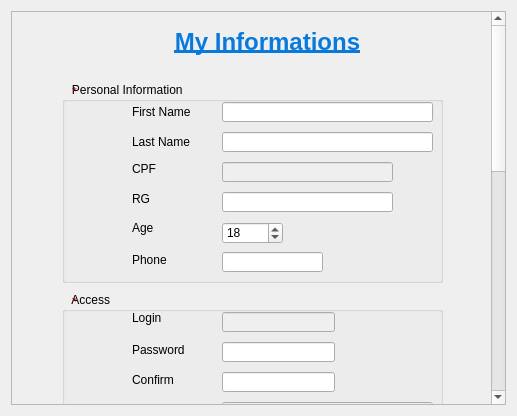
<?xml version="1.0" encoding="UTF-8"?>
<ui version="4.0">
 <class>EditProfile</class>
 <widget class="QWidget" name="EditProfile">
  <property name="geometry">
   <rect>
    <x>0</x>
    <y>0</y>
    <width>517</width>
    <height>416</height>
   </rect>
  </property>
  <property name="windowTitle">
   <string>Form</string>
  </property>
  <layout class="QHBoxLayout" name="horizontalLayout_2">
   <item>
    <widget class="QScrollArea" name="scrollArea">
     <property name="locale">
      <locale language="English" country="UnitedStates"/>
     </property>
     <property name="widgetResizable">
      <bool>true</bool>
     </property>
     <widget class="QWidget" name="scrollAreaWidget">
      <property name="geometry">
       <rect>
        <x>0</x>
        <y>-15</y>
        <width>484</width>
        <height>980</height>
       </rect>
      </property>
      <layout class="QHBoxLayout" name="horizontalLayout">
       <property name="spacing">
        <number>0</number>
       </property>
       <property name="leftMargin">
        <number>0</number>
       </property>
       <property name="topMargin">
        <number>0</number>
       </property>
       <property name="rightMargin">
        <number>0</number>
       </property>
       <property name="bottomMargin">
        <number>0</number>
       </property>
       <item>
        <widget class="QFrame" name="left">
         <property name="minimumSize">
          <size>
           <width>0</width>
           <height>0</height>
          </size>
         </property>
         <property name="locale">
          <locale language="English" country="UnitedStates"/>
         </property>
        </widget>
       </item>
       <item>
        <widget class="QFrame" name="form">
         <property name="enabled">
          <bool>true</bool>
         </property>
         <property name="minimumSize">
          <size>
           <width>400</width>
           <height>980</height>
          </size>
         </property>
         <property name="locale">
          <locale language="English" country="UnitedStates"/>
         </property>
         <widget class="QLabel" name="TitleRegister">
          <property name="geometry">
           <rect>
            <x>120</x>
            <y>10</y>
            <width>191</width>
            <height>41</height>
           </rect>
          </property>
          <property name="locale">
           <locale language="English" country="UnitedStates"/>
          </property>
          <property name="text">
           <string>&lt;html&gt;&lt;head/&gt;&lt;body&gt;&lt;p align=&quot;center&quot;&gt;&lt;span style=&quot; font-size:18pt; font-weight:600; text-decoration: underline; color:#087add;&quot;&gt;My Informations&lt;/span&gt;&lt;/p&gt;&lt;/body&gt;&lt;/html&gt;</string>
          </property>
         </widget>
         <widget class="QGroupBox" name="Personal">
          <property name="enabled">
           <bool>true</bool>
          </property>
          <property name="geometry">
           <rect>
            <x>10</x>
            <y>70</y>
            <width>381</width>
            <height>201</height>
           </rect>
          </property>
          <property name="locale">
           <locale language="English" country="UnitedStates"/>
          </property>
          <property name="title">
           <string>   Personal Information </string>
          </property>
          <widget class="QLabel" name="labelFirstName">
           <property name="geometry">
            <rect>
             <x>70</x>
             <y>20</y>
             <width>71</width>
             <height>20</height>
            </rect>
           </property>
           <property name="locale">
            <locale language="English" country="UnitedStates"/>
           </property>
           <property name="text">
            <string>First Name</string>
           </property>
          </widget>
          <widget class="QLabel" name="labelLastName">
           <property name="geometry">
            <rect>
             <x>70</x>
             <y>50</y>
             <width>71</width>
             <height>20</height>
            </rect>
           </property>
           <property name="locale">
            <locale language="English" country="UnitedStates"/>
           </property>
           <property name="text">
            <string>Last Name</string>
           </property>
          </widget>
          <widget class="QLabel" name="labelCPF">
           <property name="geometry">
            <rect>
             <x>70</x>
             <y>80</y>
             <width>47</width>
             <height>13</height>
            </rect>
           </property>
           <property name="locale">
            <locale language="English" country="UnitedStates"/>
           </property>
           <property name="text">
            <string>CPF</string>
           </property>
          </widget>
          <widget class="QLabel" name="labelRG">
           <property name="geometry">
            <rect>
             <x>70</x>
             <y>110</y>
             <width>47</width>
             <height>13</height>
            </rect>
           </property>
           <property name="locale">
            <locale language="English" country="UnitedStates"/>
           </property>
           <property name="text">
            <string>RG</string>
           </property>
          </widget>
          <widget class="QLabel" name="labelAge">
           <property name="geometry">
            <rect>
             <x>70</x>
             <y>135</y>
             <width>61</width>
             <height>21</height>
            </rect>
           </property>
           <property name="locale">
            <locale language="English" country="UnitedStates"/>
           </property>
           <property name="text">
            <string>Age</string>
           </property>
          </widget>
          <widget class="QLabel" name="labelPhone">
           <property name="geometry">
            <rect>
             <x>70</x>
             <y>170</y>
             <width>61</width>
             <height>16</height>
            </rect>
           </property>
           <property name="locale">
            <locale language="English" country="UnitedStates"/>
           </property>
           <property name="text">
            <string>Phone</string>
           </property>
          </widget>
          <widget class="QLineEdit" name="lineFirstName">
           <property name="geometry">
            <rect>
             <x>160</x>
             <y>20</y>
             <width>211</width>
             <height>20</height>
            </rect>
           </property>
           <property name="focusPolicy">
            <enum>Qt::StrongFocus</enum>
           </property>
           <property name="locale">
            <locale language="English" country="UnitedStates"/>
           </property>
           <property name="text">
            <string/>
           </property>
           <property name="maxLength">
            <number>20</number>
           </property>
          </widget>
          <widget class="QLineEdit" name="lineLastName">
           <property name="geometry">
            <rect>
             <x>160</x>
             <y>50</y>
             <width>211</width>
             <height>20</height>
            </rect>
           </property>
           <property name="focusPolicy">
            <enum>Qt::StrongFocus</enum>
           </property>
           <property name="locale">
            <locale language="English" country="UnitedStates"/>
           </property>
           <property name="text">
            <string/>
           </property>
           <property name="maxLength">
            <number>20</number>
           </property>
          </widget>
          <widget class="QLineEdit" name="lineCPF">
           <property name="enabled">
            <bool>false</bool>
           </property>
           <property name="geometry">
            <rect>
             <x>160</x>
             <y>80</y>
             <width>171</width>
             <height>20</height>
            </rect>
           </property>
           <property name="locale">
            <locale language="English" country="UnitedStates"/>
           </property>
           <property name="inputMethodHints">
            <set>Qt::ImhFormattedNumbersOnly</set>
           </property>
           <property name="text">
            <string/>
           </property>
           <property name="maxLength">
            <number>11</number>
           </property>
          </widget>
          <widget class="QLineEdit" name="lineRG">
           <property name="geometry">
            <rect>
             <x>160</x>
             <y>110</y>
             <width>171</width>
             <height>20</height>
            </rect>
           </property>
           <property name="locale">
            <locale language="English" country="UnitedStates"/>
           </property>
           <property name="text">
            <string/>
           </property>
           <property name="maxLength">
            <number>11</number>
           </property>
          </widget>
          <widget class="QSpinBox" name="spinAge">
           <property name="geometry">
            <rect>
             <x>160</x>
             <y>140</y>
             <width>61</width>
             <height>22</height>
            </rect>
           </property>
           <property name="locale">
            <locale language="English" country="UnitedStates"/>
           </property>
           <property name="minimum">
            <number>1</number>
           </property>
           <property name="value">
            <number>18</number>
           </property>
          </widget>
          <widget class="QLineEdit" name="linePhone">
           <property name="geometry">
            <rect>
             <x>160</x>
             <y>170</y>
             <width>101</width>
             <height>20</height>
            </rect>
           </property>
           <property name="locale">
            <locale language="English" country="UnitedStates"/>
           </property>
           <property name="text">
            <string/>
           </property>
           <property name="maxLength">
            <number>15</number>
           </property>
          </widget>
          <widget class="QLabel" name="Private_1">
           <property name="geometry">
            <rect>
             <x>10</x>
             <y>-10</y>
             <width>21</width>
             <height>41</height>
            </rect>
           </property>
           <property name="text">
            <string>&lt;html&gt;&lt;head/&gt;&lt;body&gt;&lt;p&gt;&lt;span style=&quot; color:#a40000;&quot;&gt;*&lt;/span&gt;&lt;/p&gt;&lt;/body&gt;&lt;/html&gt;</string>
           </property>
          </widget>
         </widget>
         <widget class="QGroupBox" name="Adress">
          <property name="enabled">
           <bool>true</bool>
          </property>
          <property name="geometry">
           <rect>
            <x>10</x>
            <y>430</y>
            <width>381</width>
            <height>141</height>
           </rect>
          </property>
          <property name="locale">
           <locale language="English" country="UnitedStates"/>
          </property>
          <property name="title">
           <string>   Address</string>
          </property>
          <widget class="QLabel" name="labelAdress">
           <property name="geometry">
            <rect>
             <x>70</x>
             <y>20</y>
             <width>91</width>
             <height>16</height>
            </rect>
           </property>
           <property name="locale">
            <locale language="English" country="UnitedStates"/>
           </property>
           <property name="text">
            <string>Address</string>
           </property>
          </widget>
          <widget class="QLabel" name="labelZIP">
           <property name="geometry">
            <rect>
             <x>70</x>
             <y>50</y>
             <width>81</width>
             <height>16</height>
            </rect>
           </property>
           <property name="locale">
            <locale language="English" country="UnitedStates"/>
           </property>
           <property name="text">
            <string>Zip Code</string>
           </property>
          </widget>
          <widget class="QLabel" name="labelState">
           <property name="geometry">
            <rect>
             <x>70</x>
             <y>80</y>
             <width>47</width>
             <height>13</height>
            </rect>
           </property>
           <property name="locale">
            <locale language="English" country="UnitedStates"/>
           </property>
           <property name="text">
            <string>State</string>
           </property>
          </widget>
          <widget class="QLabel" name="labelCity">
           <property name="geometry">
            <rect>
             <x>70</x>
             <y>110</y>
             <width>71</width>
             <height>16</height>
            </rect>
           </property>
           <property name="locale">
            <locale language="English" country="UnitedStates"/>
           </property>
           <property name="text">
            <string>City</string>
           </property>
          </widget>
          <widget class="QLineEdit" name="lineAdress">
           <property name="geometry">
            <rect>
             <x>160</x>
             <y>20</y>
             <width>211</width>
             <height>20</height>
            </rect>
           </property>
           <property name="locale">
            <locale language="English" country="UnitedStates"/>
           </property>
           <property name="text">
            <string/>
           </property>
           <property name="maxLength">
            <number>100</number>
           </property>
          </widget>
          <widget class="QLineEdit" name="lineZIP">
           <property name="geometry">
            <rect>
             <x>160</x>
             <y>50</y>
             <width>113</width>
             <height>20</height>
            </rect>
           </property>
           <property name="locale">
            <locale language="English" country="UnitedStates"/>
           </property>
           <property name="text">
            <string/>
           </property>
           <property name="maxLength">
            <number>10</number>
           </property>
          </widget>
          <widget class="QLineEdit" name="lineState">
           <property name="geometry">
            <rect>
             <x>160</x>
             <y>80</y>
             <width>31</width>
             <height>20</height>
            </rect>
           </property>
           <property name="locale">
            <locale language="English" country="UnitedStates"/>
           </property>
           <property name="text">
            <string/>
           </property>
           <property name="maxLength">
            <number>2</number>
           </property>
          </widget>
          <widget class="QLineEdit" name="lineCity">
           <property name="geometry">
            <rect>
             <x>160</x>
             <y>110</y>
             <width>113</width>
             <height>20</height>
            </rect>
           </property>
           <property name="locale">
            <locale language="English" country="UnitedStates"/>
           </property>
           <property name="text">
            <string/>
           </property>
           <property name="maxLength">
            <number>20</number>
           </property>
          </widget>
          <widget class="QLabel" name="Private_3">
           <property name="geometry">
            <rect>
             <x>10</x>
             <y>-10</y>
             <width>21</width>
             <height>41</height>
            </rect>
           </property>
           <property name="text">
            <string>&lt;html&gt;&lt;head/&gt;&lt;body&gt;&lt;p&gt;&lt;span style=&quot; color:#a40000;&quot;&gt;*&lt;/span&gt;&lt;/p&gt;&lt;/body&gt;&lt;/html&gt;</string>
           </property>
          </widget>
         </widget>
         <widget class="QGroupBox" name="Payment">
          <property name="enabled">
           <bool>true</bool>
          </property>
          <property name="geometry">
           <rect>
            <x>10</x>
            <y>580</y>
            <width>381</width>
            <height>171</height>
           </rect>
          </property>
          <property name="locale">
           <locale language="English" country="UnitedStates"/>
          </property>
          <property name="title">
           <string>Payment</string>
          </property>
          <widget class="QLabel" name="labelExpiration">
           <property name="geometry">
            <rect>
             <x>70</x>
             <y>140</y>
             <width>91</width>
             <height>16</height>
            </rect>
           </property>
           <property name="locale">
            <locale language="English" country="UnitedStates"/>
           </property>
           <property name="text">
            <string>Expiration</string>
           </property>
          </widget>
          <widget class="QLabel" name="labelNumber">
           <property name="geometry">
            <rect>
             <x>70</x>
             <y>80</y>
             <width>61</width>
             <height>16</height>
            </rect>
           </property>
           <property name="locale">
            <locale language="English" country="UnitedStates"/>
           </property>
           <property name="text">
            <string>Number</string>
           </property>
          </widget>
          <widget class="QLabel" name="labelName">
           <property name="geometry">
            <rect>
             <x>70</x>
             <y>50</y>
             <width>47</width>
             <height>13</height>
            </rect>
           </property>
           <property name="locale">
            <locale language="English" country="UnitedStates"/>
           </property>
           <property name="text">
            <string>Name</string>
           </property>
          </widget>
          <widget class="QLabel" name="labelSecurity">
           <property name="geometry">
            <rect>
             <x>70</x>
             <y>110</y>
             <width>91</width>
             <height>16</height>
            </rect>
           </property>
           <property name="locale">
            <locale language="English" country="UnitedStates"/>
           </property>
           <property name="text">
            <string>Nº Security</string>
           </property>
          </widget>
          <widget class="QLineEdit" name="lineNamePayment">
           <property name="geometry">
            <rect>
             <x>160</x>
             <y>50</y>
             <width>211</width>
             <height>20</height>
            </rect>
           </property>
           <property name="locale">
            <locale language="English" country="UnitedStates"/>
           </property>
           <property name="text">
            <string/>
           </property>
           <property name="maxLength">
            <number>30</number>
           </property>
          </widget>
          <widget class="QLineEdit" name="lineNumber">
           <property name="geometry">
            <rect>
             <x>160</x>
             <y>80</y>
             <width>211</width>
             <height>20</height>
            </rect>
           </property>
           <property name="locale">
            <locale language="English" country="UnitedStates"/>
           </property>
           <property name="text">
            <string/>
           </property>
           <property name="maxLength">
            <number>20</number>
           </property>
          </widget>
          <widget class="QLineEdit" name="lineSecurity">
           <property name="geometry">
            <rect>
             <x>160</x>
             <y>110</y>
             <width>51</width>
             <height>20</height>
            </rect>
           </property>
           <property name="locale">
            <locale language="English" country="UnitedStates"/>
           </property>
           <property name="text">
            <string/>
           </property>
           <property name="maxLength">
            <number>4</number>
           </property>
          </widget>
          <widget class="QDateEdit" name="dateExpiration">
           <property name="geometry">
            <rect>
             <x>160</x>
             <y>140</y>
             <width>171</width>
             <height>22</height>
            </rect>
           </property>
           <property name="locale">
            <locale language="English" country="UnitedStates"/>
           </property>
           <property name="alignment">
            <set>Qt::AlignCenter</set>
           </property>
           <property name="minimumDateTime">
            <datetime>
             <hour>0</hour>
             <minute>0</minute>
             <second>0</second>
             <year>2017</year>
             <month>1</month>
             <day>14</day>
            </datetime>
           </property>
           <property name="displayFormat">
            <string>yyyy/MMM</string>
           </property>
          </widget>
          <widget class="QRadioButton" name="radioButton_Credit">
           <property name="geometry">
            <rect>
             <x>160</x>
             <y>20</y>
             <width>82</width>
             <height>17</height>
            </rect>
           </property>
           <property name="locale">
            <locale language="English" country="UnitedStates"/>
           </property>
           <property name="text">
            <string>Credit</string>
           </property>
          </widget>
          <widget class="QRadioButton" name="radioButton_Debit">
           <property name="geometry">
            <rect>
             <x>230</x>
             <y>20</y>
             <width>82</width>
             <height>17</height>
            </rect>
           </property>
           <property name="locale">
            <locale language="English" country="UnitedStates"/>
           </property>
           <property name="text">
            <string>Debit</string>
           </property>
          </widget>
         </widget>
         <widget class="QGroupBox" name="Acess">
          <property name="geometry">
           <rect>
            <x>10</x>
            <y>280</y>
            <width>381</width>
            <height>141</height>
           </rect>
          </property>
          <property name="locale">
           <locale language="English" country="UnitedStates"/>
          </property>
          <property name="title">
           <string>   Access</string>
          </property>
          <widget class="QLabel" name="labelLogin">
           <property name="geometry">
            <rect>
             <x>70</x>
             <y>16</y>
             <width>47</width>
             <height>20</height>
            </rect>
           </property>
           <property name="locale">
            <locale language="English" country="UnitedStates"/>
           </property>
           <property name="text">
            <string>Login</string>
           </property>
          </widget>
          <widget class="QLabel" name="labelPass">
           <property name="geometry">
            <rect>
             <x>70</x>
             <y>50</y>
             <width>91</width>
             <height>16</height>
            </rect>
           </property>
           <property name="locale">
            <locale language="English" country="UnitedStates"/>
           </property>
           <property name="text">
            <string>Password</string>
           </property>
          </widget>
          <widget class="QLabel" name="labelEmail">
           <property name="geometry">
            <rect>
             <x>70</x>
             <y>110</y>
             <width>47</width>
             <height>13</height>
            </rect>
           </property>
           <property name="locale">
            <locale language="English" country="UnitedStates"/>
           </property>
           <property name="text">
            <string>E-mail</string>
           </property>
          </widget>
          <widget class="QLineEdit" name="lineLogin">
           <property name="enabled">
            <bool>false</bool>
           </property>
           <property name="geometry">
            <rect>
             <x>160</x>
             <y>20</y>
             <width>113</width>
             <height>20</height>
            </rect>
           </property>
           <property name="locale">
            <locale language="English" country="UnitedStates"/>
           </property>
           <property name="text">
            <string/>
           </property>
           <property name="maxLength">
            <number>20</number>
           </property>
          </widget>
          <widget class="QLineEdit" name="linePass">
           <property name="geometry">
            <rect>
             <x>160</x>
             <y>50</y>
             <width>113</width>
             <height>20</height>
            </rect>
           </property>
           <property name="locale">
            <locale language="English" country="UnitedStates"/>
           </property>
           <property name="text">
            <string/>
           </property>
           <property name="maxLength">
            <number>30</number>
           </property>
           <property name="echoMode">
            <enum>QLineEdit::Password</enum>
           </property>
          </widget>
          <widget class="QLabel" name="labelConfirm">
           <property name="geometry">
            <rect>
             <x>70</x>
             <y>80</y>
             <width>81</width>
             <height>16</height>
            </rect>
           </property>
           <property name="locale">
            <locale language="English" country="UnitedStates"/>
           </property>
           <property name="text">
            <string>Confirm</string>
           </property>
          </widget>
          <widget class="QLineEdit" name="lineConfirm">
           <property name="geometry">
            <rect>
             <x>160</x>
             <y>80</y>
             <width>113</width>
             <height>20</height>
            </rect>
           </property>
           <property name="locale">
            <locale language="English" country="UnitedStates"/>
           </property>
           <property name="text">
            <string/>
           </property>
           <property name="maxLength">
            <number>30</number>
           </property>
           <property name="echoMode">
            <enum>QLineEdit::Password</enum>
           </property>
          </widget>
          <widget class="QLineEdit" name="lineEmail">
           <property name="geometry">
            <rect>
             <x>160</x>
             <y>110</y>
             <width>211</width>
             <height>20</height>
            </rect>
           </property>
           <property name="locale">
            <locale language="English" country="UnitedStates"/>
           </property>
           <property name="text">
            <string/>
           </property>
           <property name="maxLength">
            <number>45</number>
           </property>
          </widget>
          <widget class="QLabel" name="Private_2">
           <property name="geometry">
            <rect>
             <x>10</x>
             <y>-10</y>
             <width>21</width>
             <height>41</height>
            </rect>
           </property>
           <property name="text">
            <string>&lt;html&gt;&lt;head/&gt;&lt;body&gt;&lt;p&gt;&lt;span style=&quot; color:#a40000;&quot;&gt;*&lt;/span&gt;&lt;/p&gt;&lt;/body&gt;&lt;/html&gt;</string>
           </property>
          </widget>
         </widget>
         <widget class="QPushButton" name="pushButton_Undo">
          <property name="geometry">
           <rect>
            <x>60</x>
            <y>940</y>
            <width>101</width>
            <height>31</height>
           </rect>
          </property>
          <property name="locale">
           <locale language="English" country="UnitedStates"/>
          </property>
          <property name="text">
           <string>Undo</string>
          </property>
         </widget>
         <widget class="QPushButton" name="pushButton_Save">
          <property name="geometry">
           <rect>
            <x>240</x>
            <y>940</y>
            <width>101</width>
            <height>31</height>
           </rect>
          </property>
          <property name="locale">
           <locale language="English" country="UnitedStates"/>
          </property>
          <property name="text">
           <string>Save</string>
          </property>
         </widget>
         <widget class="QGroupBox" name="BankAccount">
          <property name="geometry">
           <rect>
            <x>10</x>
            <y>760</y>
            <width>381</width>
            <height>151</height>
           </rect>
          </property>
          <property name="locale">
           <locale language="English" country="UnitedStates"/>
          </property>
          <property name="title">
           <string>Bank Account</string>
          </property>
          <widget class="QLabel" name="labelName_2">
           <property name="geometry">
            <rect>
             <x>80</x>
             <y>30</y>
             <width>47</width>
             <height>13</height>
            </rect>
           </property>
           <property name="locale">
            <locale language="English" country="UnitedStates"/>
           </property>
           <property name="text">
            <string>Name</string>
           </property>
          </widget>
          <widget class="QLabel" name="labelBank">
           <property name="geometry">
            <rect>
             <x>80</x>
             <y>60</y>
             <width>47</width>
             <height>13</height>
            </rect>
           </property>
           <property name="locale">
            <locale language="English" country="UnitedStates"/>
           </property>
           <property name="text">
            <string>Bank</string>
           </property>
          </widget>
          <widget class="QLabel" name="labelAgency">
           <property name="geometry">
            <rect>
             <x>80</x>
             <y>90</y>
             <width>51</width>
             <height>21</height>
            </rect>
           </property>
           <property name="locale">
            <locale language="English" country="UnitedStates"/>
           </property>
           <property name="text">
            <string>Agency</string>
           </property>
          </widget>
          <widget class="QLabel" name="labelAccount">
           <property name="geometry">
            <rect>
             <x>80</x>
             <y>120</y>
             <width>61</width>
             <height>21</height>
            </rect>
           </property>
           <property name="locale">
            <locale language="English" country="UnitedStates"/>
           </property>
           <property name="text">
            <string>Account</string>
           </property>
          </widget>
          <widget class="QLineEdit" name="lineNameBank">
           <property name="geometry">
            <rect>
             <x>160</x>
             <y>30</y>
             <width>211</width>
             <height>20</height>
            </rect>
           </property>
           <property name="locale">
            <locale language="English" country="UnitedStates"/>
           </property>
           <property name="text">
            <string/>
           </property>
           <property name="maxLength">
            <number>30</number>
           </property>
          </widget>
          <widget class="QLineEdit" name="lineAgency">
           <property name="geometry">
            <rect>
             <x>160</x>
             <y>90</y>
             <width>113</width>
             <height>20</height>
            </rect>
           </property>
           <property name="locale">
            <locale language="English" country="UnitedStates"/>
           </property>
           <property name="text">
            <string/>
           </property>
           <property name="maxLength">
            <number>10</number>
           </property>
          </widget>
          <widget class="QLineEdit" name="lineAccount">
           <property name="geometry">
            <rect>
             <x>160</x>
             <y>120</y>
             <width>113</width>
             <height>20</height>
            </rect>
           </property>
           <property name="locale">
            <locale language="English" country="UnitedStates"/>
           </property>
           <property name="text">
            <string/>
           </property>
           <property name="maxLength">
            <number>20</number>
           </property>
          </widget>
          <widget class="QComboBox" name="comboBox_Bank">
           <property name="geometry">
            <rect>
             <x>160</x>
             <y>60</y>
             <width>161</width>
             <height>22</height>
            </rect>
           </property>
           <property name="locale">
            <locale language="English" country="UnitedStates"/>
           </property>
           <item>
            <property name="text">
             <string>Banco do Brasil</string>
            </property>
           </item>
           <item>
            <property name="text">
             <string>Bradesco</string>
            </property>
           </item>
           <item>
            <property name="text">
             <string>Caixa Econômica</string>
            </property>
           </item>
           <item>
            <property name="text">
             <string>Itaú</string>
            </property>
           </item>
           <item>
            <property name="text">
             <string>Santander</string>
            </property>
           </item>
          </widget>
         </widget>
         <widget class="QLabel" name="label">
          <property name="geometry">
           <rect>
            <x>10</x>
            <y>910</y>
            <width>251</width>
            <height>20</height>
           </rect>
          </property>
          <property name="text">
           <string>&lt;html&gt;&lt;head/&gt;&lt;body&gt;&lt;p&gt;&lt;span style=&quot; font-size:8pt;&quot;&gt;Sections that contain &lt;/span&gt;&lt;span style=&quot; font-size:8pt; color:#a40000;&quot;&gt;*&lt;/span&gt;&lt;span style=&quot; font-size:8pt;&quot;&gt; are required&lt;/span&gt;&lt;/p&gt;&lt;/body&gt;&lt;/html&gt;</string>
          </property>
         </widget>
         <widget class="QPushButton" name="pushButton_Delete">
          <property name="geometry">
           <rect>
            <x>310</x>
            <y>910</y>
            <width>85</width>
            <height>16</height>
           </rect>
          </property>
          <property name="palette">
           <palette>
            <active>
             <colorrole role="WindowText">
              <brush brushstyle="SolidPattern">
               <color alpha="255">
                <red>32</red>
                <green>74</green>
                <blue>135</blue>
               </color>
              </brush>
             </colorrole>
             <colorrole role="Button">
              <brush brushstyle="SolidPattern">
               <color alpha="255">
                <red>32</red>
                <green>74</green>
                <blue>135</blue>
               </color>
              </brush>
             </colorrole>
             <colorrole role="Text">
              <brush brushstyle="SolidPattern">
               <color alpha="255">
                <red>32</red>
                <green>74</green>
                <blue>135</blue>
               </color>
              </brush>
             </colorrole>
             <colorrole role="ButtonText">
              <brush brushstyle="SolidPattern">
               <color alpha="255">
                <red>32</red>
                <green>74</green>
                <blue>135</blue>
               </color>
              </brush>
             </colorrole>
            </active>
            <inactive>
             <colorrole role="WindowText">
              <brush brushstyle="SolidPattern">
               <color alpha="255">
                <red>32</red>
                <green>74</green>
                <blue>135</blue>
               </color>
              </brush>
             </colorrole>
             <colorrole role="Button">
              <brush brushstyle="SolidPattern">
               <color alpha="255">
                <red>32</red>
                <green>74</green>
                <blue>135</blue>
               </color>
              </brush>
             </colorrole>
             <colorrole role="Text">
              <brush brushstyle="SolidPattern">
               <color alpha="255">
                <red>32</red>
                <green>74</green>
                <blue>135</blue>
               </color>
              </brush>
             </colorrole>
             <colorrole role="ButtonText">
              <brush brushstyle="SolidPattern">
               <color alpha="255">
                <red>32</red>
                <green>74</green>
                <blue>135</blue>
               </color>
              </brush>
             </colorrole>
            </inactive>
            <disabled>
             <colorrole role="WindowText">
              <brush brushstyle="SolidPattern">
               <color alpha="255">
                <red>141</red>
                <green>144</green>
                <blue>145</blue>
               </color>
              </brush>
             </colorrole>
             <colorrole role="Button">
              <brush brushstyle="SolidPattern">
               <color alpha="255">
                <red>32</red>
                <green>74</green>
                <blue>135</blue>
               </color>
              </brush>
             </colorrole>
             <colorrole role="Text">
              <brush brushstyle="SolidPattern">
               <color alpha="255">
                <red>32</red>
                <green>74</green>
                <blue>135</blue>
               </color>
              </brush>
             </colorrole>
             <colorrole role="ButtonText">
              <brush brushstyle="SolidPattern">
               <color alpha="255">
                <red>141</red>
                <green>144</green>
                <blue>145</blue>
               </color>
              </brush>
             </colorrole>
            </disabled>
           </palette>
          </property>
          <property name="font">
           <font>
            <pointsize>8</pointsize>
           </font>
          </property>
          <property name="styleSheet">
           <string notr="true"/>
          </property>
          <property name="text">
           <string>Delete Account</string>
          </property>
          <property name="flat">
           <bool>true</bool>
          </property>
         </widget>
         <widget class="QPushButton" name="pushButton_Inactive">
          <property name="geometry">
           <rect>
            <x>220</x>
            <y>910</y>
            <width>85</width>
            <height>16</height>
           </rect>
          </property>
          <property name="palette">
           <palette>
            <active>
             <colorrole role="WindowText">
              <brush brushstyle="SolidPattern">
               <color alpha="255">
                <red>32</red>
                <green>74</green>
                <blue>135</blue>
               </color>
              </brush>
             </colorrole>
             <colorrole role="Button">
              <brush brushstyle="SolidPattern">
               <color alpha="255">
                <red>32</red>
                <green>74</green>
                <blue>135</blue>
               </color>
              </brush>
             </colorrole>
             <colorrole role="Text">
              <brush brushstyle="SolidPattern">
               <color alpha="255">
                <red>32</red>
                <green>74</green>
                <blue>135</blue>
               </color>
              </brush>
             </colorrole>
             <colorrole role="ButtonText">
              <brush brushstyle="SolidPattern">
               <color alpha="255">
                <red>32</red>
                <green>74</green>
                <blue>135</blue>
               </color>
              </brush>
             </colorrole>
            </active>
            <inactive>
             <colorrole role="WindowText">
              <brush brushstyle="SolidPattern">
               <color alpha="255">
                <red>32</red>
                <green>74</green>
                <blue>135</blue>
               </color>
              </brush>
             </colorrole>
             <colorrole role="Button">
              <brush brushstyle="SolidPattern">
               <color alpha="255">
                <red>32</red>
                <green>74</green>
                <blue>135</blue>
               </color>
              </brush>
             </colorrole>
             <colorrole role="Text">
              <brush brushstyle="SolidPattern">
               <color alpha="255">
                <red>32</red>
                <green>74</green>
                <blue>135</blue>
               </color>
              </brush>
             </colorrole>
             <colorrole role="ButtonText">
              <brush brushstyle="SolidPattern">
               <color alpha="255">
                <red>32</red>
                <green>74</green>
                <blue>135</blue>
               </color>
              </brush>
             </colorrole>
            </inactive>
            <disabled>
             <colorrole role="WindowText">
              <brush brushstyle="SolidPattern">
               <color alpha="255">
                <red>141</red>
                <green>144</green>
                <blue>145</blue>
               </color>
              </brush>
             </colorrole>
             <colorrole role="Button">
              <brush brushstyle="SolidPattern">
               <color alpha="255">
                <red>32</red>
                <green>74</green>
                <blue>135</blue>
               </color>
              </brush>
             </colorrole>
             <colorrole role="Text">
              <brush brushstyle="SolidPattern">
               <color alpha="255">
                <red>32</red>
                <green>74</green>
                <blue>135</blue>
               </color>
              </brush>
             </colorrole>
             <colorrole role="ButtonText">
              <brush brushstyle="SolidPattern">
               <color alpha="255">
                <red>141</red>
                <green>144</green>
                <blue>145</blue>
               </color>
              </brush>
             </colorrole>
            </disabled>
           </palette>
          </property>
          <property name="font">
           <font>
            <pointsize>8</pointsize>
           </font>
          </property>
          <property name="styleSheet">
           <string notr="true"/>
          </property>
          <property name="text">
           <string>Inactive Account</string>
          </property>
          <property name="flat">
           <bool>true</bool>
          </property>
         </widget>
        </widget>
       </item>
       <item>
        <widget class="QFrame" name="right">
         <property name="minimumSize">
          <size>
           <width>0</width>
           <height>0</height>
          </size>
         </property>
         <property name="locale">
          <locale language="English" country="UnitedStates"/>
         </property>
        </widget>
       </item>
      </layout>
     </widget>
    </widget>
   </item>
  </layout>
 </widget>
 <tabstops>
  <tabstop>lineFirstName</tabstop>
  <tabstop>lineLastName</tabstop>
  <tabstop>lineCPF</tabstop>
  <tabstop>lineRG</tabstop>
  <tabstop>spinAge</tabstop>
  <tabstop>linePhone</tabstop>
  <tabstop>lineLogin</tabstop>
  <tabstop>linePass</tabstop>
  <tabstop>lineConfirm</tabstop>
  <tabstop>lineEmail</tabstop>
  <tabstop>lineAdress</tabstop>
  <tabstop>lineZIP</tabstop>
  <tabstop>lineState</tabstop>
  <tabstop>lineCity</tabstop>
  <tabstop>radioButton_Credit</tabstop>
  <tabstop>radioButton_Debit</tabstop>
  <tabstop>lineNamePayment</tabstop>
  <tabstop>lineNumber</tabstop>
  <tabstop>lineSecurity</tabstop>
  <tabstop>dateExpiration</tabstop>
  <tabstop>lineNameBank</tabstop>
  <tabstop>comboBox_Bank</tabstop>
  <tabstop>lineAgency</tabstop>
  <tabstop>lineAccount</tabstop>
  <tabstop>pushButton_Save</tabstop>
  <tabstop>pushButton_Undo</tabstop>
  <tabstop>scrollArea</tabstop>
 </tabstops>
 <resources/>
 <connections>
  <connection>
   <sender>lineNamePayment</sender>
   <signal>textChanged(QString)</signal>
   <receiver>lineNameBank</receiver>
   <slot>setText(QString)</slot>
   <hints>
    <hint type="sourcelabel">
     <x>424</x>
     <y>97</y>
    </hint>
    <hint type="destinationlabel">
     <x>423</x>
     <y>265</y>
    </hint>
   </hints>
  </connection>
  <connection>
   <sender>lineNameBank</sender>
   <signal>textChanged(QString)</signal>
   <receiver>lineNamePayment</receiver>
   <slot>setText(QString)</slot>
   <hints>
    <hint type="sourcelabel">
     <x>403</x>
     <y>255</y>
    </hint>
    <hint type="destinationlabel">
     <x>408</x>
     <y>104</y>
    </hint>
   </hints>
  </connection>
 </connections>
</ui>
